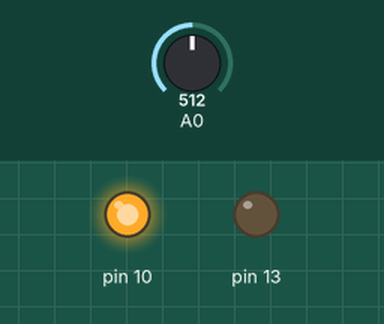
The sketch below on a simulated Arduino Uno, built with avr-gcc and run on an emulated ATmega328P. On the bench: output pins drawn as LEDs (lit = HIGH). The test bench sets the inputs (shaded band); at power-on: A0 = 512.

Above: at 2.3 s.
2.4 s: A0 set to 211
4.5 s: A0 set to 190
At 5.8 s:
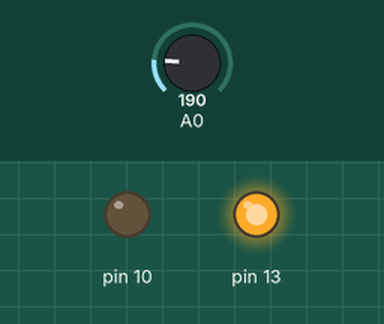
6.6 s: A0 set to 210
At 8.6 s:
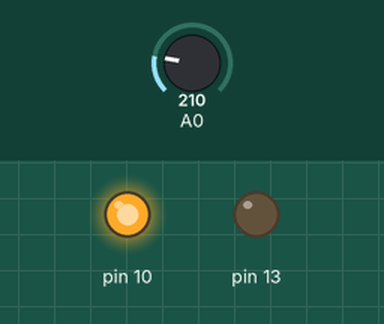
9.6 s: A0 set to 122
At 10.9 s:
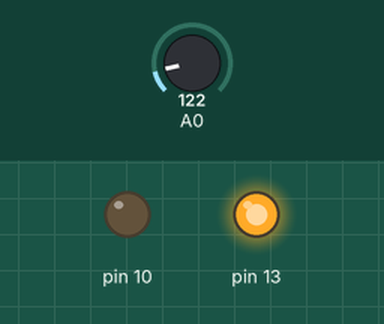
Timing chart, 0 to 12.6 s (numbered marks = the images above; inputs shaded):
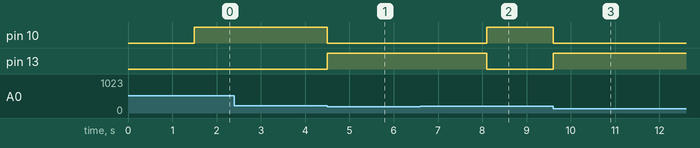

The sketch:

SMART_WASH_BASIN.ino
```cpp
void setup() {
  pinMode (A0, INPUT);
  pinMode(13, OUTPUT);
  pinMode(10, OUTPUT);

  Serial.begin(9600);
}

void loop() {
  int val = analogRead(A0);
  if (val < 200) {
    digitalWrite(13, HIGH);
    digitalWrite(10, LOW);
  }
  else
  {
    delay(1500);
    digitalWrite(10, HIGH);
    digitalWrite(13, LOW);
  }
}
```

Measured:
- the behaviour switches between 200 and 199 on A0 (found by bisection; images 0 and 1)
- after the input at 2.4 s, every drawn part: stays the same
- after the input at 4.5 s, pin 10: HIGH → LOW at once; pin 13: LOW → HIGH at once
- after the input at 6.6 s, pin 10: LOW → HIGH after 1.5 s; pin 13: HIGH → LOW after 1.5 s
- after the input at 9.6 s, pin 10: HIGH → LOW at once; pin 13: LOW → HIGH at once
